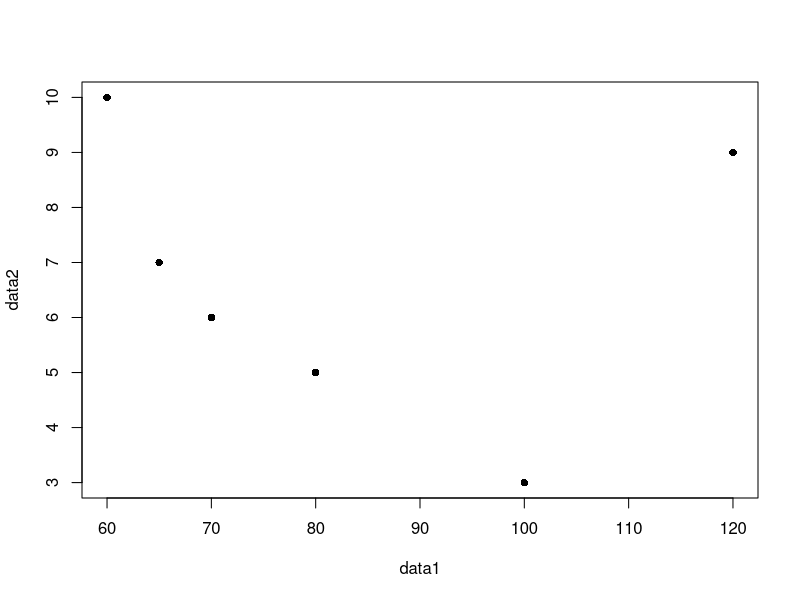

Here is the R script that generated this plot:
data1 <- c(60,65,70,80,100,120)
data2 <- c(10,7,6,5,3,9)
corr_coef <- cor(data1,data2, method = 'spearman')
print(corr_coef)
corr_coef <- cor(data1,data2, method = 'pearson')
print(corr_coef)
plot(data1, data2, col='black', pch=16)